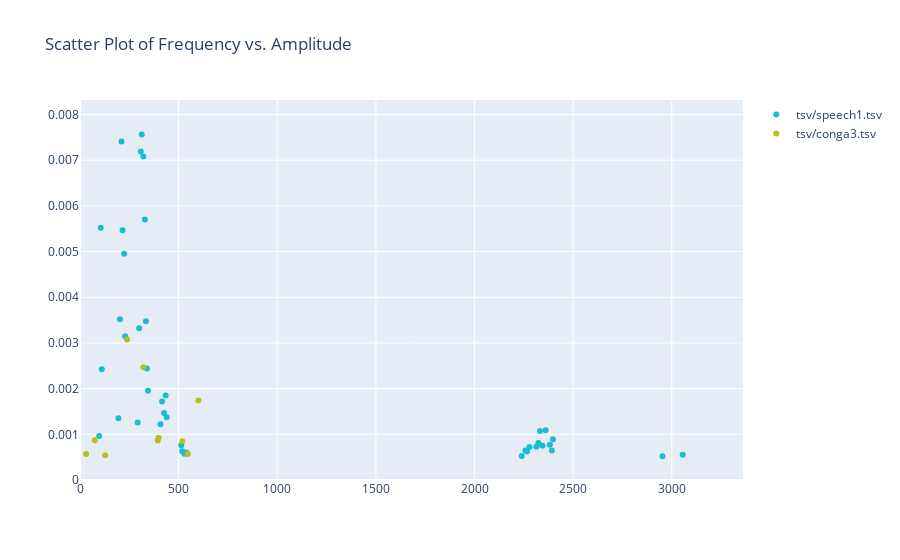

Here is the notebook cell this chart was saved with:
### Markdown cell above
2D visualization for tsv data without time domain

### Code cell
from py_scripts.multiplotter import plot_scatter

plot_scatter(files=['tsv/speech1.tsv', 'tsv/conga3.tsv'], mode='markers')

# Sample usage:
# plot_scatter(files=['speech1.tsv', 'speech2.tsv'], labels=['Speech1', 'Speech2'], mode='markers')
# or
# plot_scatter(dfs=[df1, df2], labels=['DataFrame1', 'DataFrame2'], mode='lines')
#
# Most relevant modes are 'markers', 'lines', and 'markers+lines'

### Figure 1 — Plotly figure (JSON) as saved in the notebook; plotly's stock layout.template omitted (floating-point values rounded to 4 significant figures)
{"data": [{"line": {"color": "#17becf"}, "mode": "markers", "name": "tsv/speech1.tsv", "type": "scatter", "x": [97.37, 105.3, 110.5, 194.7, 202.6, 210.5, 215.8, 223.7, 228.9, 292.1, 300, 307.9, 313.2, 321.1, 328.9, 334.2, 339.5, 344.7, 407.9, 415.8, 426.3, 434.2, 439.5, 513.2, 518.4, 528.9, 539.5, 2239.0, 2258.0, 2266.0, 2279.0, 2313.0, 2324.0, 2332.0, 2345.0, 2361.0, 2382.0, 2392.0, 2397.0, 2953.0, 3055.0], "y": [0.0009648, 0.005521, 0.002423, 0.001351, 0.003517, 0.007408, 0.005467, 0.004954, 0.003144, 0.001261, 0.003322, 0.007189, 0.007562, 0.007083, 0.005702, 0.003478, 0.002441, 0.001954, 0.001222, 0.001716, 0.001468, 0.001848, 0.001371, 0.0007603, 0.0006279, 0.0005749, 0.0006008, 0.0005227, 0.0006431, 0.0006238, 0.0007216, 0.0007252, 0.0008114, 0.001073, 0.0007516, 0.00109, 0.000773, 0.0006453, 0.0008912, 0.0005222, 0.0005532]}, {"line": {"color": "#bcbd22"}, "mode": "markers", "name": "tsv/conga3.tsv", "type": "scatter", "x": [31.25, 75, 127.5, 238.8, 321.2, 393.8, 398.8, 518.8, 546.2, 600], "y": [0.0005687, 0.0008704, 0.0005404, 0.003074, 0.002468, 0.000865, 0.0009237, 0.0008488, 0.0005669, 0.001739]}], "layout": {"autosize": true, "title": {"text": "Scatter Plot of Frequency vs. Amplitude"}, "xaxis": {"range": [0, 3361.0], "type": "linear"}, "yaxis": {"range": [0, 0.008318], "type": "linear"}}}
